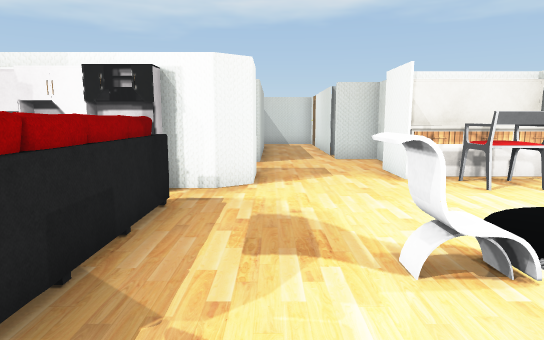
view 1 (above)

16 first-person views from a walk through a 3-D level made in the Unity game engine. The camera is 1.3 m above the floor, tilts 8° down and sees 75° across. Doors are open. The floor is counted in squares, 1 m on a side. Each view is taken from the middle of a square. On the plan, view 1 faces up. The plan holds only what a view shows up to about 15 squares ahead; the rest is blank. The place goes on beyond the plan. The player character is not drawn. Some animated figures are not drawn. Some surface patterns are stand-ins.

view 2
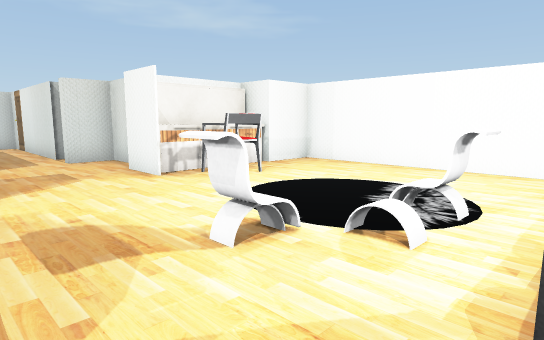

view 3
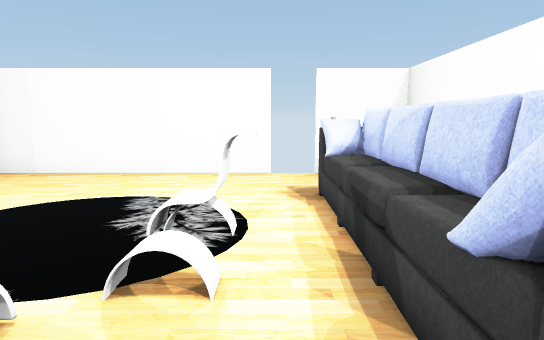

view 4
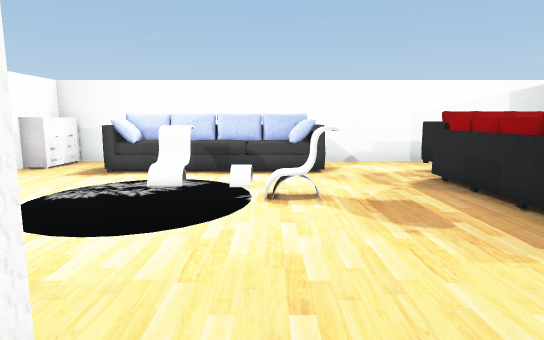

view 5
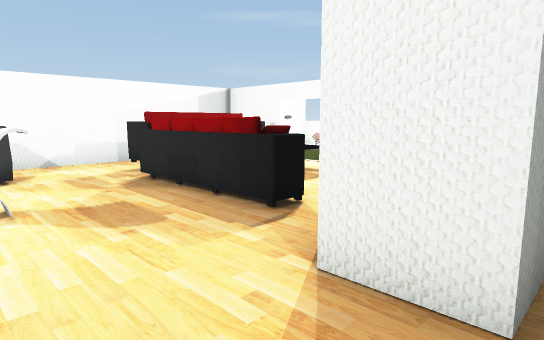

view 6
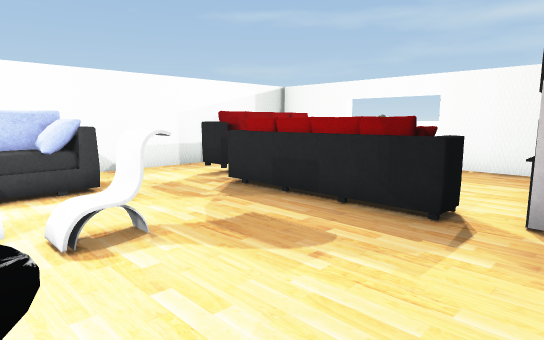

view 7
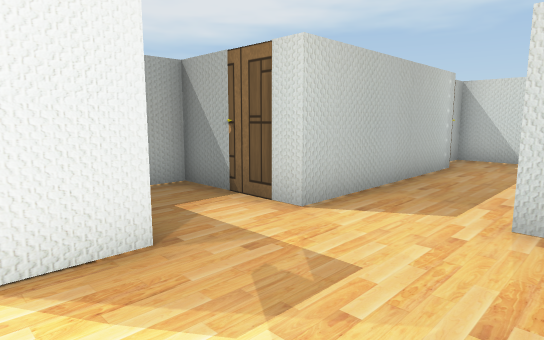

view 8
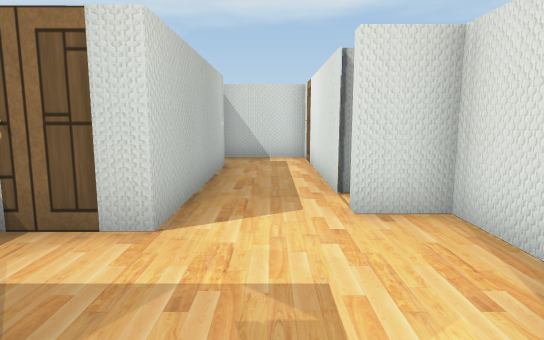

view 9
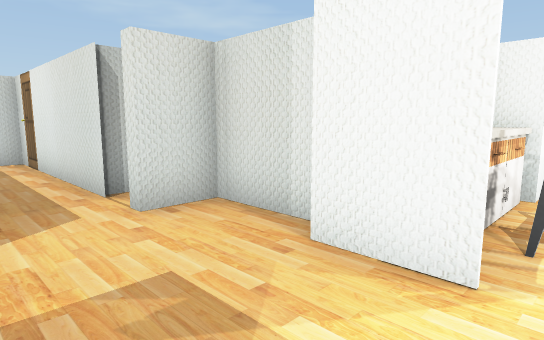

view 10
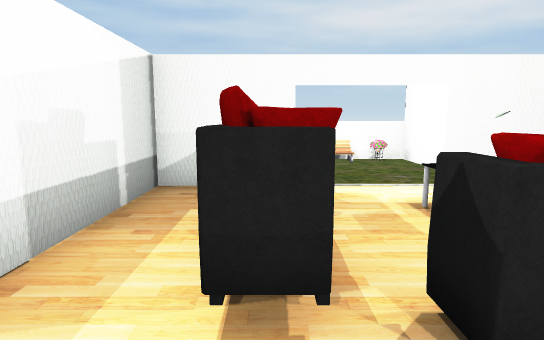

view 11
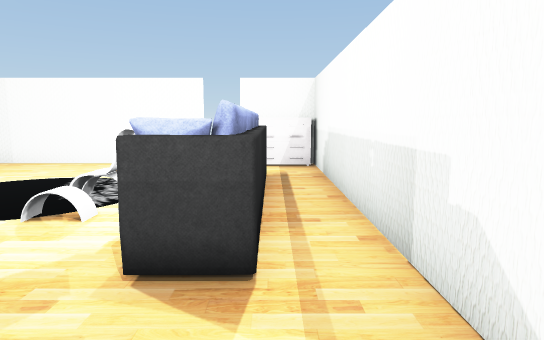

view 12
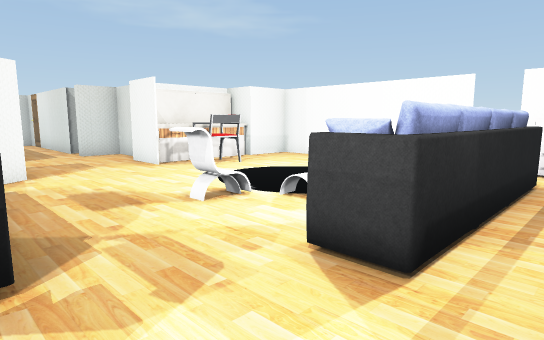

view 13
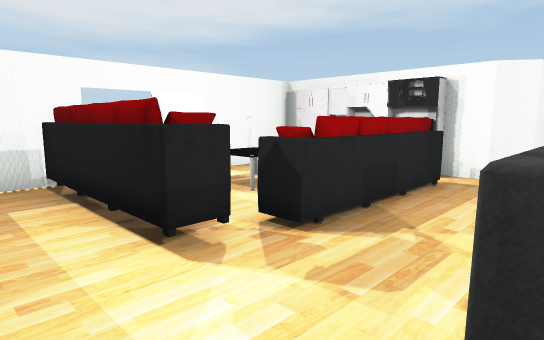

view 14
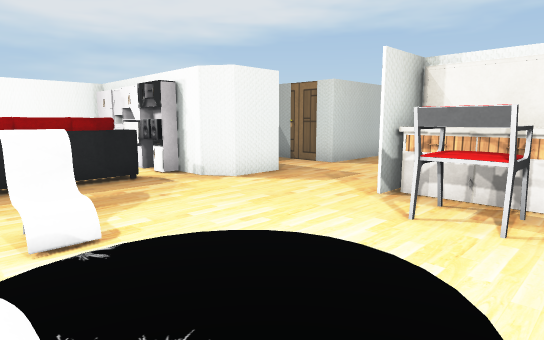

view 15
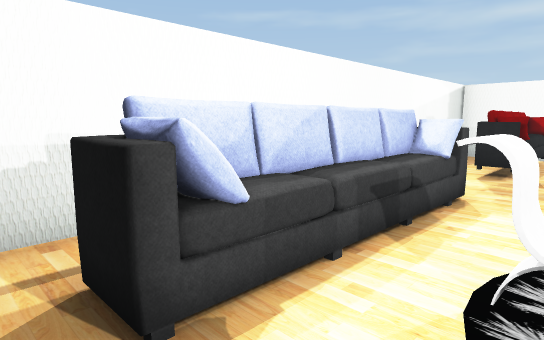

view 16
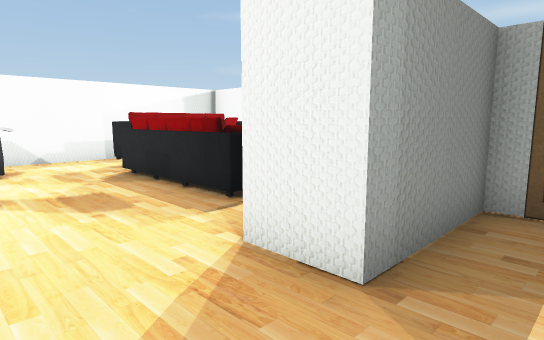

### Floor plan
Points are (right, up) in squares from view 1. A wall is a line through its corners. A room is listed if a view was taken in it or the views show most of it. See-through windows are left out.
Room 1 (views 1, 2, 3, 4, 5, 6, 7, 8, 9, 10, 11, 12, 13, 14, 15, 16)
walls: (0.9, 3.3) (1.3, 3.3) (1.3, 2.6) (0.9, 2.6) (0.9, 3.3); (1.3, 2.6) (1.3, 3.4); (3.7, 1.5) (4.4, 1.5) (3.6, 1.5); (3.7, 1.2) (3.7, 1.5); (-2, 6.7) (-2, 6.3) (-6.2, 6.3); (2.9, 7.6) (2.9, 9.4); (4.4, 1.5) (4.4, 1.2) (3.7, 1.2); (-2.7, 6.6) (-2.7, 6.2); (4.1, 7.4) (4.1, 6.5) (4.1, 7.5); (3.6, 7.9) (3.1, 7.9); (4.9, 6.7) (4.4, 6.7); (5.1, 6.5) (5.1, 7.5); (3.6, 8.1) (3.1, 8.1); (5.2, 6.5) (4.1, 6.5); (5.2, 7.4) (5.2, 6.6); (-3.8, 6.7) (-4.4, 6.7); (3, 9.4) (3, 7.6); (3.5, 9.7) (3.5, 11.8) (2.2, 11.8) (2.2, 12.3); (6.8, 7.9) (6.8, 8.9) (3.1, 8.9); (8.7, 1) (8.7, 7.9) (6.4, 7.9); (-6.9, 6.8) (-6.9, 3.4); (-6.9, 0.5) (-6.9, -2.3) (8.7, -2.3) (8.7, 0); (2.2, 13) (2.2, 19.5) (-0.9, 19.5) (-0.9, 18.8); (8.1, -2.1) (8.1, -0.4) (8.8, -0.4); (-0.4, 17.3) (-0.4, 11) (-3.7, 11) (-3.7, 8.6) (-0.4, 8.6) (-0.4, 7.2) (-1.1, 6.7) (-3.2, 6.7)
low walls: (5.2, 6.6) (4.7, 6.7)
ways out: open door at (-7, 2); open door at (2, 12.5); open door at (9, 0.5)
objects: sofa (-6, 0) to (-2, 0); table (-5, 2) to (-4, 4); sofa (-2, 1) to (-2, 5); sofa (1, -1) to (6, 0); other object (4, 8); other object (5, 8); other object (6, 8)

Positions as (right, up) in squares from view 1, and headings:
1: (0, 0), facing up
2: (-1, 0), facing up-right
3: (0, 1), facing right
4: (2, 9), facing down
5: (2, 9), facing down-left
6: (3, 7), facing down-left
7: (3, 7), facing up-left
8: (1, 7), facing up
9: (0, 7), facing up-right
10: (0, 0), facing left
11: (-2, -1), facing right
12: (-2, -2), facing up-right
13: (1, -2), facing up-left
14: (6, 2), facing up-left
15: (7, 2), facing down-left
16: (2, 10), facing down-left
